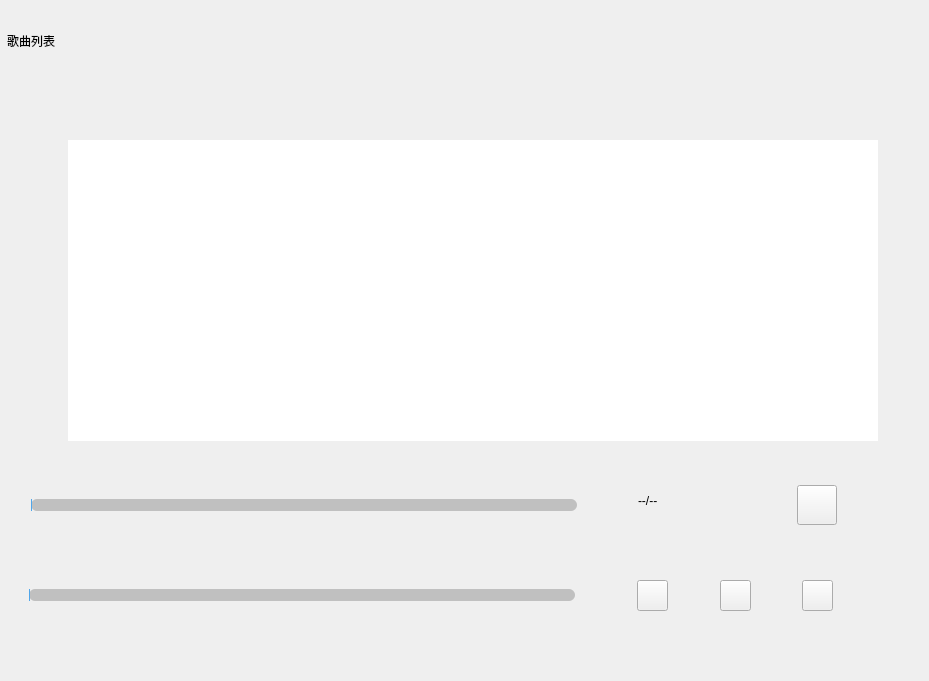
     <widget class="QWidget" name="scrollAreaWidgetContents_4">
      <property name="geometry">
       <rect>
        <x>0</x>
        <y>0</y>
        <width>929</width>
        <height>681</height>
       </rect>
      </property>
      <widget class="QListWidget" name="listWidget_music">
       <property name="geometry">
        <rect>
         <x>68</x>
         <y>140</y>
         <width>810</width>
         <height>301</height>
        </rect>
       </property>
       <property name="focusPolicy">
        <enum>Qt::NoFocus</enum>
       </property>
       <property name="styleSheet">
        <string notr="true">QListView::item:hover {
	background-color: #fff7e6;
	border-left: 3px solid #ff441a;
}
QListView::item:selected {
	background-color: #fff3e0;
	border-left: 3px solid #c92a2a;
}
QListView::item {
	border-bottom: 1px solid #e4e4e4;
}</string>
       </property>
       <property name="frameShape">
        <enum>QFrame::NoFrame</enum>
       </property>
       <property name="frameShadow">
        <enum>QFrame::Plain</enum>
       </property>
       <property name="horizontalScrollBarPolicy">
        <enum>Qt::ScrollBarAlwaysOff</enum>
       </property>
       <property name="horizontalScrollMode">
        <enum>QAbstractItemView::ScrollPerItem</enum>
       </property>
      </widget>
      <widget class="QLabel" name="label_list_name">
       <property name="geometry">
        <rect>
         <x>7</x>
         <y>20</y>
         <width>153</width>
         <height>41</height>
        </rect>
       </property>
       <property name="sizePolicy">
        <sizepolicy hsizetype="Minimum" vsizetype="Preferred">
         <horstretch>0</horstretch>
         <verstretch>0</verstretch>
        </sizepolicy>
       </property>
       <property name="styleSheet">
        <string notr="true">font: 20pt &quot;霞鹜文楷&quot;;</string>
       </property>
       <property name="text">
        <string>歌曲列表</string>
       </property>
      </widget>
      <widget class="QWidget" name="widget_enroll" native="true">
       <property name="geometry">
        <rect>
         <x>17</x>
         <y>460</y>
         <width>862</width>
         <height>201</height>
        </rect>
       </property>
       <widget class="QLabel" name="label_time">
        <property name="geometry">
         <rect>
          <x>621</x>
          <y>30</y>
          <width>77</width>
          <height>21</height>
         </rect>
        </property>
        <property name="styleSheet">
         <string notr="true">
font: 63 16pt &quot;Bahnschrift SemiBold&quot;;</string>
        </property>
        <property name="text">
         <string>--/--</string>
        </property>
       </widget>
       <widget class="QSlider" name="horizontalSlider_progress">
        <property name="geometry">
         <rect>
          <x>14</x>
          <y>30</y>
          <width>546</width>
          <height>31</height>
         </rect>
        </property>
        <property name="styleSheet">
         <string notr="true">QSlider::groove:horizontal{ 
 height: 12px; 
left: 0px; 
right: 0px; 
border:0px;    
border-radius:6px;  
background:rgba(0,0,0,50);  } 

QSlider::handle:horizontal{ 
width:  50px; 
height: 50px; 
margin-top: -20px; 
margin-left: 0px; 
margin-bottom: -20px; 
margin-right: 0px; 
	border-image: url(:/icons/icons/未选中圆点.png);
} 

 QSlider::sub-page:horizontal{      
background:rgba(80,166,234,1); }


</string>
        </property>
        <property name="orientation">
         <enum>Qt::Horizontal</enum>
        </property>
       </widget>
       <widget class="QSlider" name="horizontalSlider_volume">
        <property name="geometry">
         <rect>
          <x>12</x>
          <y>120</y>
          <width>546</width>
          <height>31</height>
         </rect>
        </property>
        <property name="styleSheet">
         <string notr="true">QSlider::groove:horizontal{ 
 height: 12px; 
left: 0px; 
right: 0px; 
border:0px;    
border-radius:6px;  
background:rgba(0,0,0,50);  } 

QSlider::handle:horizontal{ 
width:  50px; 
height: 50px; 
margin-top: -20px; 
margin-left: 0px; 
margin-bottom: -20px; 
margin-right: 0px; 
	border-image: url(:/icons/icons/未选中圆点.png);
} 

 QSlider::sub-page:horizontal{      
background:rgba(80,166,234,1); }


</string>
        </property>
        <property name="orientation">
         <enum>Qt::Horizontal</enum>
        </property>
       </widget>
       <widget class="QPushButton" name="pushButton_sound">
        <property name="geometry">
         <rect>
          <x>620</x>
          <y>120</y>
          <width>31</width>
          <height>31</height>
         </rect>
        </property>
        <property name="styleSheet">
         <string notr="true">/*border-image: url(:/icons/icons/sound_on.png);</string>
        </property>
        <property name="text">
         <string/>
        </property>
        <property name="icon">
         <iconset resource="../resource.qrc">
          <normaloff>:/icons/icons/sound_on.png</normaloff>:/icons/icons/sound_on.png</iconset>
        </property>
        <property name="iconSize">
         <size>
          <width>28</width>
          <height>28</height>
         </size>
        </property>
       </widget>
       <widget class="QPushButton" name="pushButton_play_pause">
        <property name="geometry">
         <rect>
          <x>703</x>
          <y>120</y>
          <width>31</width>
          <height>31</height>
         </rect>
        </property>
        <property name="styleSheet">
         <string notr="true"/>
        </property>
        <property name="text">
         <string/>
        </property>
        <property name="icon">
         <iconset resource="../resource.qrc">
          <normaloff>:/icons/icons/play.png</normaloff>:/icons/icons/play.png</iconset>
        </property>
        <property name="iconSize">
         <size>
          <width>20</width>
          <height>20</height>
         </size>
        </property>
       </widget>
       <widget class="QPushButton" name="pushButton_musicChange">
        <property name="geometry">
         <rect>
          <x>785</x>
          <y>120</y>
          <width>31</width>
          <height>31</height>
         </rect>
        </property>
        <property name="styleSheet">
         <string notr="true">/*border-image: url(:/icons/icons/music_change.png);</string>
        </property>
        <property name="text">
         <string/>
        </property>
        <property name="icon">
         <iconset resource="../resource.qrc">
          <normaloff>:/icons/icons/music_change.png</normaloff>:/icons/icons/music_change.png</iconset>
        </property>
        <property name="iconSize">
         <size>
          <width>28</width>
          <height>28</height>
         </size>
        </property>
       </widget>
       <widget class="QPushButton" name="pushButton_musicRandomChange">
        <property name="geometry">
         <rect>
          <x>780</x>
          <y>25</y>
          <width>40</width>
          <height>40</height>
         </rect>
        </property>
        <property name="styleSheet">
         <string notr="true">/*border-image: url(:/icons/icons/random_change.png);</string>
        </property>
        <property name="text">
         <string/>
        </property>
        <property name="icon">
         <iconset resource="../resource.qrc">
          <normaloff>:/icons/icons/random_change.png</normaloff>:/icons/icons/random_change.png</iconset>
        </property>
        <property name="iconSize">
         <size>
          <width>35</width>
          <height>35</height>
         </size>
        </property>
       </widget>
      </widget>
     </widget>
